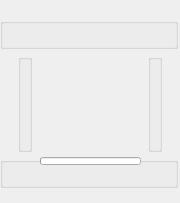
<?xml version="1.0" encoding="UTF-8"?>
<ui version="4.0">
 <class>MainWindow</class>
 <widget class="QMainWindow" name="MainWindow">
  <property name="geometry">
   <rect>
    <x>0</x>
    <y>0</y>
    <width>180</width>
    <height>203</height>
   </rect>
  </property>
  <property name="sizePolicy">
   <sizepolicy hsizetype="Expanding" vsizetype="Expanding">
    <horstretch>0</horstretch>
    <verstretch>0</verstretch>
   </sizepolicy>
  </property>
  <property name="minimumSize">
   <size>
    <width>150</width>
    <height>168</height>
   </size>
  </property>
  <property name="windowTitle">
   <string>MainWindow</string>
  </property>
  <property name="windowOpacity">
   <double>0.800000000000000</double>
  </property>
  <property name="autoFillBackground">
   <bool>true</bool>
  </property>
  <property name="styleSheet">
   <string notr="true"/>
  </property>
  <widget class="QWidget" name="centralwidget">
   <property name="sizePolicy">
    <sizepolicy hsizetype="Expanding" vsizetype="Expanding">
     <horstretch>0</horstretch>
     <verstretch>0</verstretch>
    </sizepolicy>
   </property>
   <property name="mouseTracking">
    <bool>true</bool>
   </property>
   <property name="tabletTracking">
    <bool>true</bool>
   </property>
   <property name="acceptDrops">
    <bool>true</bool>
   </property>
   <property name="autoFillBackground">
    <bool>false</bool>
   </property>
   <property name="styleSheet">
    <string notr="true">border-image: url(:/icon/001.png);</string>
   </property>
   <layout class="QVBoxLayout" name="verticalLayout_3" stretch="0,0,1">
    <property name="spacing">
     <number>0</number>
    </property>
    <property name="leftMargin">
     <number>0</number>
    </property>
    <property name="topMargin">
     <number>18</number>
    </property>
    <property name="rightMargin">
     <number>2</number>
    </property>
    <property name="bottomMargin">
     <number>15</number>
    </property>
    <item>
     <widget class="QGroupBox" name="groupBox_4">
      <property name="sizePolicy">
       <sizepolicy hsizetype="Expanding" vsizetype="Expanding">
        <horstretch>0</horstretch>
        <verstretch>0</verstretch>
       </sizepolicy>
      </property>
      <property name="styleSheet">
       <string notr="true">border-image: url();</string>
      </property>
      <property name="title">
       <string/>
      </property>
      <property name="flat">
       <bool>true</bool>
      </property>
     </widget>
    </item>
    <item>
     <layout class="QHBoxLayout" name="horizontalLayout_2" stretch="1,8,1">
      <property name="spacing">
       <number>0</number>
      </property>
      <property name="sizeConstraint">
       <enum>QLayout::SetDefaultConstraint</enum>
      </property>
      <property name="leftMargin">
       <number>18</number>
      </property>
      <property name="topMargin">
       <number>5</number>
      </property>
      <property name="rightMargin">
       <number>16</number>
      </property>
      <property name="bottomMargin">
       <number>5</number>
      </property>
      <item>
       <widget class="QGroupBox" name="groupBox">
        <property name="sizePolicy">
         <sizepolicy hsizetype="Expanding" vsizetype="Expanding">
          <horstretch>0</horstretch>
          <verstretch>0</verstretch>
         </sizepolicy>
        </property>
        <property name="styleSheet">
         <string notr="true">border-image: url();</string>
        </property>
        <property name="title">
         <string/>
        </property>
        <property name="flat">
         <bool>true</bool>
        </property>
       </widget>
      </item>
      <item>
       <widget class="GifSplashScreen" name="GSS" native="true">
        <property name="enabled">
         <bool>true</bool>
        </property>
        <property name="sizePolicy">
         <sizepolicy hsizetype="Expanding" vsizetype="Expanding">
          <horstretch>0</horstretch>
          <verstretch>0</verstretch>
         </sizepolicy>
        </property>
        <property name="minimumSize">
         <size>
          <width>106</width>
          <height>124</height>
         </size>
        </property>
        <property name="font">
         <font>
          <stylestrategy>PreferAntialias</stylestrategy>
         </font>
        </property>
        <property name="mouseTracking">
         <bool>true</bool>
        </property>
        <property name="acceptDrops">
         <bool>true</bool>
        </property>
        <property name="autoFillBackground">
         <bool>false</bool>
        </property>
        <property name="styleSheet">
         <string notr="true">border-image: url();</string>
        </property>
       </widget>
      </item>
      <item>
       <widget class="QGroupBox" name="groupBox_3">
        <property name="sizePolicy">
         <sizepolicy hsizetype="Expanding" vsizetype="Expanding">
          <horstretch>0</horstretch>
          <verstretch>0</verstretch>
         </sizepolicy>
        </property>
        <property name="styleSheet">
         <string notr="true">border-image: url();</string>
        </property>
        <property name="title">
         <string/>
        </property>
        <property name="flat">
         <bool>true</bool>
        </property>
       </widget>
      </item>
     </layout>
    </item>
    <item>
     <widget class="QGroupBox" name="groupBox_5">
      <property name="sizePolicy">
       <sizepolicy hsizetype="Expanding" vsizetype="Expanding">
        <horstretch>0</horstretch>
        <verstretch>0</verstretch>
       </sizepolicy>
      </property>
      <property name="styleSheet">
       <string notr="true">border-image: url();</string>
      </property>
      <property name="title">
       <string/>
      </property>
      <property name="flat">
       <bool>true</bool>
      </property>
      <widget class="QProgressBar" name="progressBar">
       <property name="geometry">
        <rect>
         <x>40</x>
         <y>0</y>
         <width>101</width>
         <height>8</height>
        </rect>
       </property>
       <property name="font">
        <font>
         <pointsize>6</pointsize>
        </font>
       </property>
       <property name="value">
        <number>0</number>
       </property>
       <property name="alignment">
        <set>Qt::AlignCenter</set>
       </property>
       <property name="textVisible">
        <bool>false</bool>
       </property>
       <property name="invertedAppearance">
        <bool>false</bool>
       </property>
       <property name="textDirection">
        <enum>QProgressBar::TopToBottom</enum>
       </property>
      </widget>
     </widget>
    </item>
   </layout>
  </widget>
 </widget>
 <customwidgets>
  <customwidget>
   <class>GifSplashScreen</class>
   <extends>QWidget</extends>
   <header>component.GifSplashScreen.h</header>
   <container>1</container>
  </customwidget>
 </customwidgets>
 <resources>
  <include location="pic.qrc"/>
 </resources>
 <connections/>
</ui>
